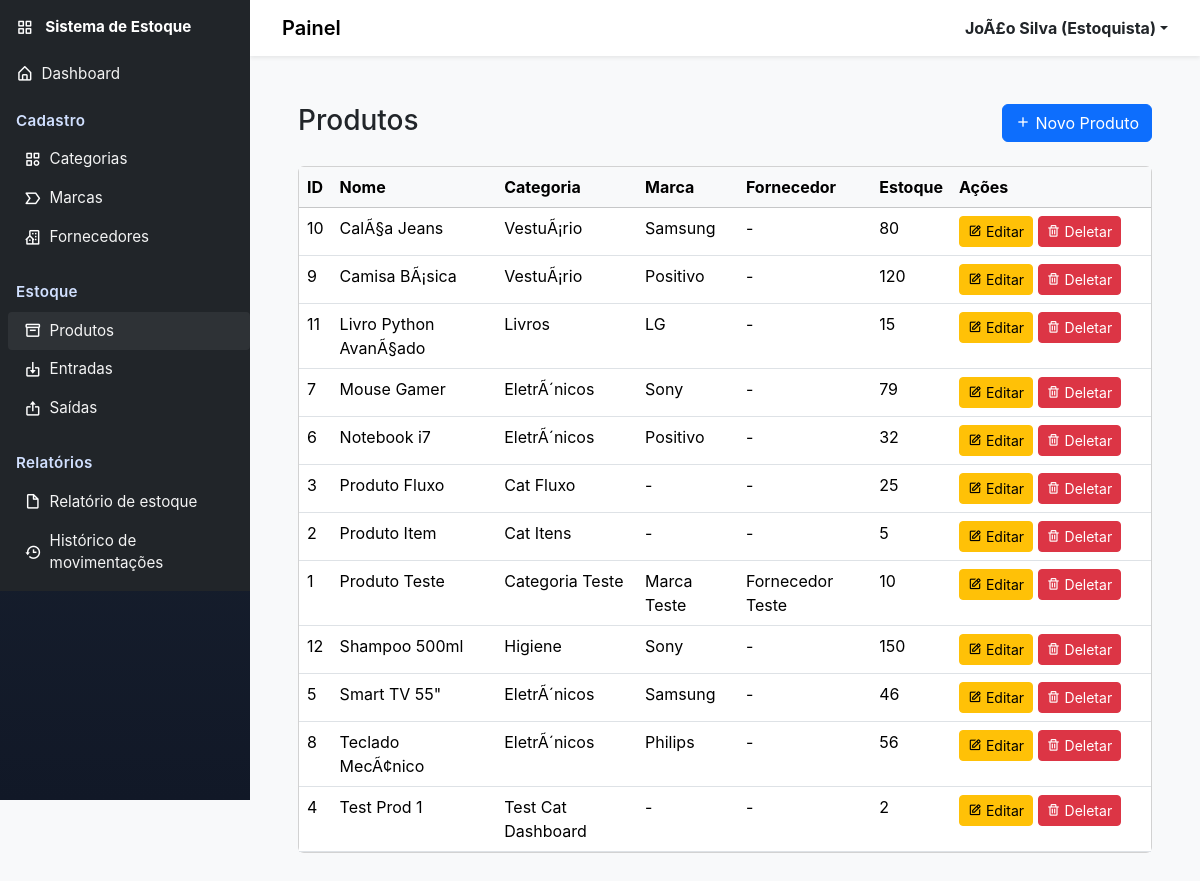
The app's page /produtos/ (signed in) with its own data.
### usuarios/models.py (models this page shows, shortened)
class Usuario(AbstractBaseUser, PermissionsMixin):
    NIVEL_ADMIN = "admin"
    NIVEL_ESTOQUISTA = "estoquista"
    NIVEL_CAIXA = "caixa"
    NIVEL_CHOICES = [
        (NIVEL_ADMIN, "Admin"),
        (NIVEL_ESTOQUISTA, "Estoquista"),
        (NIVEL_CAIXA, "Caixa"),
    ]
    id = models.AutoField(primary_key=True)
    nome = models.CharField("Nome", max_length=150)
    login = models.CharField("Login", max_length=50, unique=True)
    nivel_acesso = models.CharField(
        "Nível de acesso", max_length=30, choices=NIVEL_CHOICES, default=NIVEL_ESTOQUISTA)
    is_staff = models.BooleanField("Staff", default=False)
    is_active = models.BooleanField("Ativo", default=True)
    data_criacao = models.DateTimeField(
        "Data de criação", default=timezone.now)
    objects = UsuarioManager()
    USERNAME_FIELD = "login"
    REQUIRED_FIELDS = ["nome"]
    class Meta:
        verbose_name = "Usuário"
        verbose_name_plural = "Usuários"

### produtos/models.py (models this page shows, shortened)
class Produto(models.Model):
    UN = "UN"
    G = "G"
    KG = "KG"
    L = "L"
    CX = "CX"
    PAC = "PAC"
    MT = "MT"
    UNIDADE_CHOICES = [
        (UN, "Unidade"),
        (G, "Grama"),
        (KG, "Quilo"),
        (L, "Litro"),
        (CX, "Caixa"),
        (PAC, "Pacote"),
        (MT, "Metro"),
    ]
    id = models.AutoField(primary_key=True)
    nome = models.CharField(max_length=150)
    descricao = models.TextField(blank=True, null=True)
    codigo_barras = models.CharField(max_length=20, unique=True, blank=True, null=True)
    categoria = models.ForeignKey(Categoria, on_delete=models.PROTECT, related_name="produtos")
    marca = models.ForeignKey(Marca, on_delete=models.PROTECT, related_name="produtos", blank=True, null=True)
    fornecedor = models.ForeignKey(Fornecedor, on_delete=models.PROTECT, related_name="produtos", blank=True, null=True)
    unidade_medida = models.CharField(max_length=10, choices=UNIDADE_CHOICES, default=UN)
    preco_custo = models.DecimalField(max_digits=10, decimal_places=2)
    preco_venda = models.DecimalField(max_digits=10, decimal_places=2)
    estoque_minimo = models.IntegerField(default=0)
    estoque_atual = models.IntegerField(default=0)
    data_registro = models.DateTimeField(default=timezone.now)
    data_atualizacao = models.DateTimeField(auto_now=True)
    class Meta:
        verbose_name = "Produto"
        verbose_name_plural = "Produtos"

### categorias/models.py (models this page shows, shortened)
class Categoria(models.Model):
    id = models.AutoField(primary_key=True)
    nome = models.CharField(max_length=100)
    descricao = models.TextField(blank=True, null=True)
    class Meta:
        verbose_name = "Categoria"
        verbose_name_plural = "Categorias"

### marcas/models.py (models this page shows, shortened)
class Marca(models.Model):
    id = models.AutoField(primary_key=True)
    nome = models.CharField(max_length=100)
    class Meta:
        verbose_name = "Marca"
        verbose_name_plural = "Marcas"

### fornecedores/models.py (models this page shows, shortened)
class Fornecedor(models.Model):
    id = models.AutoField(primary_key=True)
    nome = models.CharField(max_length=150)
    cnpj = models.CharField(max_length=18, blank=True, null=True)
    telefone = models.CharField(max_length=20, blank=True, null=True)
    email = models.EmailField(max_length=100, blank=True, null=True)
    endereco = models.TextField(blank=True, null=True)
    data_cadastro = models.DateTimeField(default=timezone.now)
    class Meta:
        verbose_name = "Fornecedor"
        verbose_name_plural = "Fornecedores"

### produtos/views.py (the view)
# urls.py: path("", views.index, name="index"),
@login_required
def index(request):
    produtos = Produto.objects.select_related(
        'categoria', 'marca', 'fornecedor').all().order_by('nome')
    return render(request, 'produtos/index.html', {'produtos': produtos})

### usuarios/templatetags/access_tags.py (called while the page is built)
@register.simple_tag(takes_context=True)
def has_access(context, allowed_levels):
    request = context.get('request')
    if not request or not hasattr(request, 'user') or not request.user.is_authenticated:
        return False
    nivel = getattr(request.user, 'nivel_acesso', None)
    if not nivel:
        return False
    allowed = [x.strip() for x in allowed_levels.split(',') if x.strip()]
    return nivel in allowed

### templates/produtos/index.html (shortened to what this page needs)
{% extends 'base.html' %}
{% block content %}
<div class="container-fluid p-4">
    <div class="row mb-4">
        <div class="col-md-6">
            <h1 class="h3 mb-0">Produtos</h1>
        </div>
        <div class="col-md-6 text-end">
            <a href="{% url 'produtos:criar' %}" class="btn btn-primary">
                <i class='bx bx-plus'></i> Novo Produto
            </a>
        </div>
    </div>
    <div class="card">
        <div class="table-responsive">
            <table class="table table-hover mb-0">
                <thead class="table-light">
                    <tr>
                        <th>ID</th>
                        <th>Nome</th>
                        <th>Categoria</th>
                        <th>Marca</th>
                        <th>Fornecedor</th>
                        <th>Estoque</th>
                        <th style="width: 200px;">Ações</th>
                    </tr>
                </thead>
                <tbody>
                    {% for produto in produtos %}
                    <tr>
                        <td>{{ produto.id }}</td>
                        <td>{{ produto.nome }}</td>
                        <td>{{ produto.categoria.nome }}</td>
                        <td>{{ produto.marca.nome|default:'-' }}</td>
                        <td>{{ produto.fornecedor.nome|default:'-' }}</td>
                        <td>{{ produto.estoque_atual }}</td>
                        <td>
                            <a href="{% url 'produtos:editar' produto.id %}" class="btn btn-sm btn-warning">
                                <i class='bx bx-edit'></i> Editar
                            </a>
                            <a href="{% url 'produtos:deletar' produto.id %}" class="btn btn-sm btn-danger">
                                <i class='bx bx-trash'></i> Deletar
                            </a>
                        </td>
                    </tr>
                    {% empty %}
                    <tr>
                        <td colspan="7" class="text-center text-muted py-4">Nenhum produto cadastrado</td>
                    </tr>
                    {% endfor %}
                </tbody>
            </table>
        </div>
    </div>
</div>
{% endblock %}

### templates/includes/header.html (shortened to what this page needs)
<header class="navbar navbar-expand-lg navbar-light bg-white shadow-sm">
<div class="container-fluid">
<div class="d-flex align-items-center">
	<a class="navbar-brand" href="#">Painel</a>
</div>
<div class="d-flex align-items-center">
<div class="dropdown">
<a class="d-flex align-items-center text-dark text-decoration-none dropdown-toggle" href="#" id="userDropdown" data-bs-toggle="dropdown" aria-expanded="false">
	<strong>
		{% if request.user.is_authenticated %}
			{{ request.user.nome }} {% if request.user.get_nivel_acesso_display %}({{ request.user.get_nivel_acesso_display }}){% endif %}
		{% else %}
			Usuário
		{% endif %}
	</strong>
</a>
</div>
</div>
</div>
</header>

### static/css/style.css (style rules this page uses)
body { font-family: Inter, system-ui, -apple-system, 'Segoe UI', Roboto, 'Helvetica Neue', Arial; background-color: #f8f9fa; }
header.navbar .navbar-brand { font-weight:600 }
@media (min-width: 768px) { header.navbar { padding-left: 1.25rem; padding-right:1.25rem } }

### records on screen
Usuario: user.nome "JoÃ£o Silva", user.nivel_acesso "Estoquista"
Produto: id "10", nome "CalÃ§a Jeans", categoria.nome "VestuÃ¡rio", marca.nome "Samsung", fornecedor.nome "-", estoque_atual "80"
Produto: id "9", nome "Camisa BÃ¡sica", categoria.nome "VestuÃ¡rio", marca.nome "Positivo", fornecedor.nome "-", estoque_atual "120"
Produto: id "11", nome "Livro Python AvanÃ§ado", categoria.nome "Livros", marca.nome "LG", fornecedor.nome "-", estoque_atual "15"
Produto: id "7", nome "Mouse Gamer", categoria.nome "EletrÃ´nicos", marca.nome "Sony", fornecedor.nome "-", estoque_atual "79"
Produto: id "6", nome "Notebook i7", categoria.nome "EletrÃ´nicos", marca.nome "Positivo", fornecedor.nome "-", estoque_atual "32"
Produto: id "3", nome "Produto Fluxo", categoria.nome "Cat Fluxo", marca.nome "-", fornecedor.nome "-", estoque_atual "25"
Produto: id "2", nome "Produto Item", categoria.nome "Cat Itens", marca.nome "-", fornecedor.nome "-", estoque_atual "5"
Produto: id "1", nome "Produto Teste", categoria.nome "Categoria Teste", marca.nome "Marca Teste", fornecedor.nome "Fornecedor Teste", estoque_atual "10"
Produto: id "12", nome "Shampoo 500ml", categoria.nome "Higiene", marca.nome "Sony", fornecedor.nome "-", estoque_atual "150"
Produto: id "5", nome "Smart TV 55\"", categoria.nome "EletrÃ´nicos", marca.nome "Samsung", fornecedor.nome "-", estoque_atual "46"
Produto: id "8", nome "Teclado MecÃ¢nico", categoria.nome "EletrÃ´nicos", marca.nome "Philips", fornecedor.nome "-", estoque_atual "56"
Produto: id "4", nome "Test Prod 1", categoria.nome "Test Cat Dashboard", marca.nome "-", fornecedor.nome "-", estoque_atual "2"
